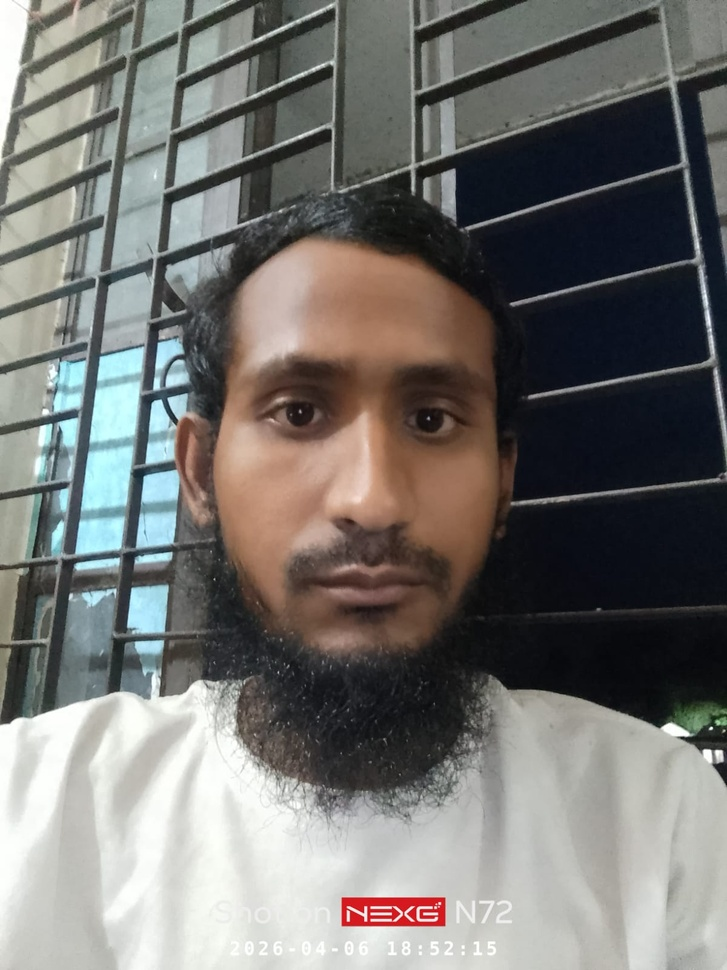
#> input picture image.jpeg, 727 x 970 px, shrunk from 1200 x 1600 before the run
$ python -i filters.py   (imports and definitions only)   (older library calls are emulated)
#> lines starting #> are read from the running program, lines starting #| are printed output that depends on the picture
import cv2
import numpy as np


# [49 lines left out: functions gaussian_filter, median_filter, bilateral_filter, box_filter, weighted_smoothing_filter, not called in this run]


def sobel_filter(image: np.ndarray) -> np.ndarray:
    """Apply Sobel edge detection filter.

    Computes gradient magnitude from Sobel X and Y derivatives.
    Result is normalized to 0-255 uint8 range.
    """
    gray = cv2.cvtColor(image, cv2.COLOR_RGB2GRAY)
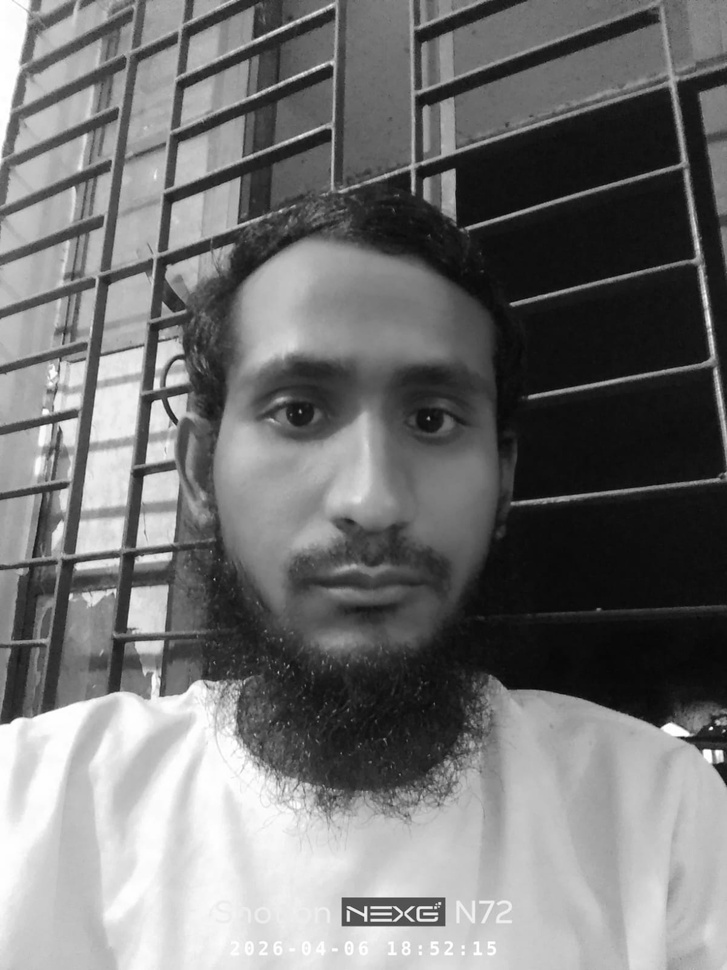
#> gray: shape (970, 727); min 7, max 255, mean 115.8
    sobel_x = cv2.Sobel(gray, cv2.CV_64F, 1, 0, ksize=3)
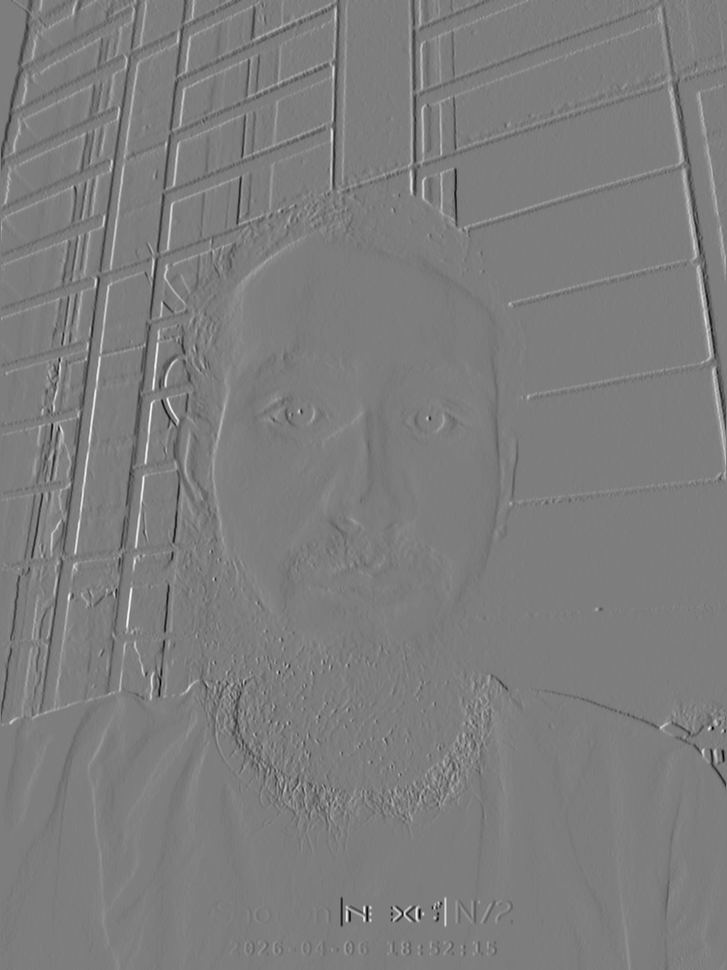
#> sobel_x: shape (970, 727) float64; min -721, max 741, mean -1.1; drawn with min black and max white
    sobel_y = cv2.Sobel(gray, cv2.CV_64F, 0, 1, ksize=3)
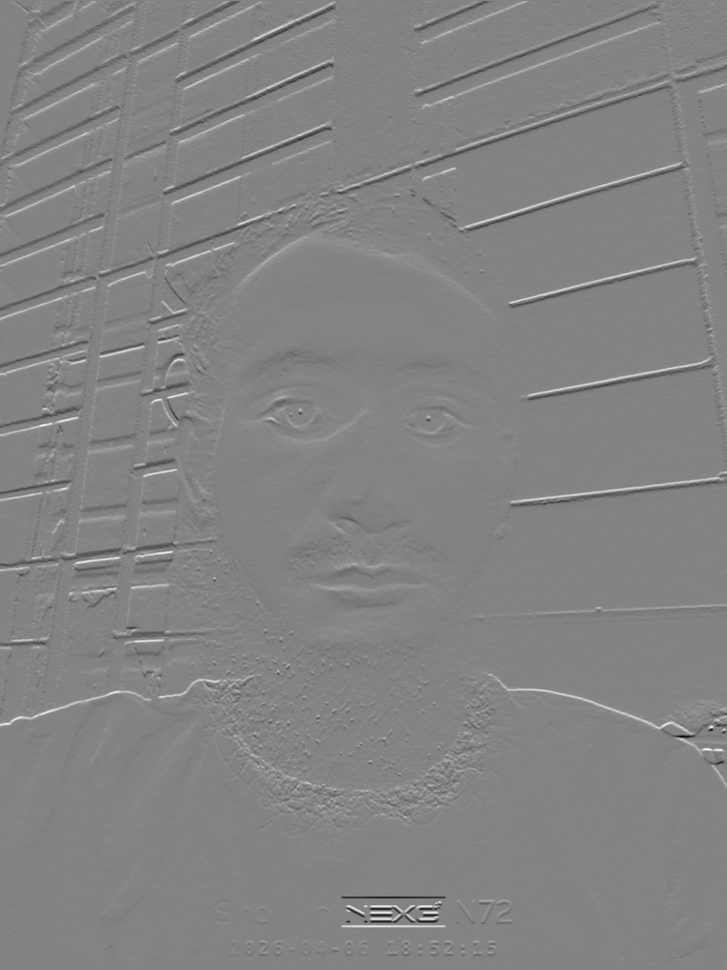
#> sobel_y: shape (970, 727) float64; min -828, max 776, mean 0.7; drawn with min black and max white
    magnitude = np.sqrt(sobel_x ** 2 + sobel_y ** 2)
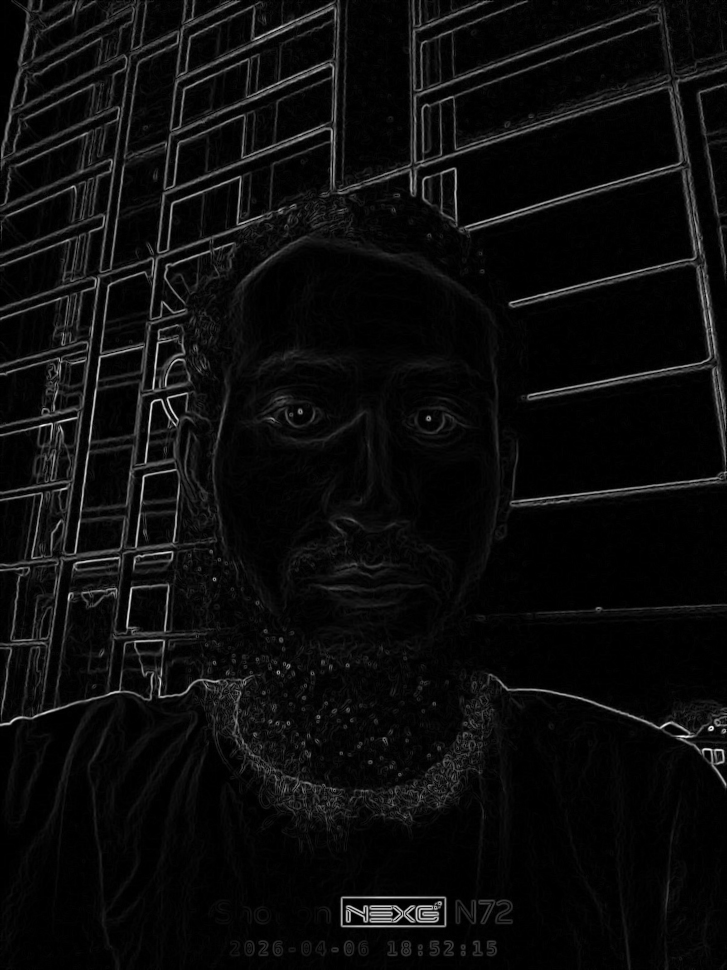
#> magnitude: shape (970, 727) float64; min 0, max 829.8, mean 40.5; drawn with min black and max white
    magnitude = np.clip(magnitude, 0, 255).astype(np.uint8)
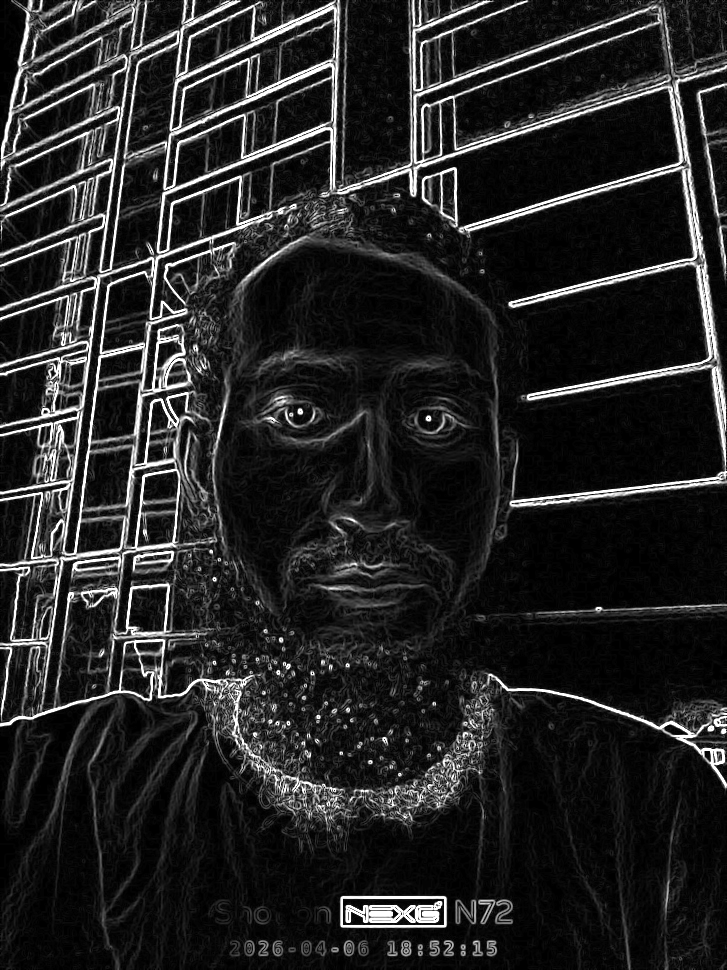
#> magnitude: shape (970, 727); min 0, max 255, mean 36.8
    return cv2.cvtColor(magnitude, cv2.COLOR_GRAY2RGB)


# [34 lines left out: functions laplacian_filter, unsharp_masking, high_boost_filter, not called in this run]

>>> import cv2
>>> picture = cv2.cvtColor(cv2.imread('image.jpeg'), cv2.COLOR_BGR2RGB)
>>> result = sobel_filter(picture)
